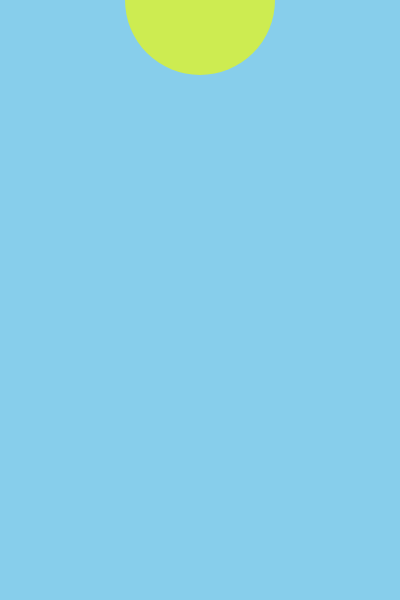
Frame 1 (no input)
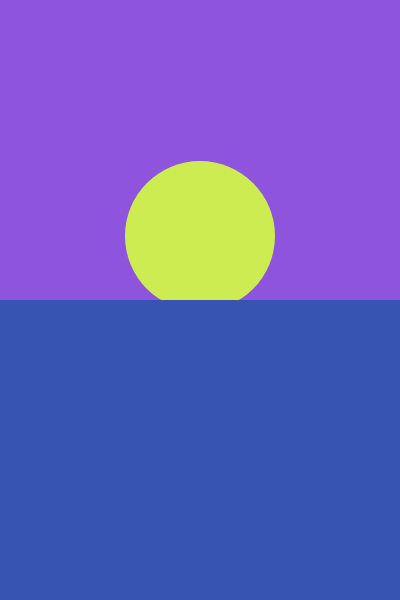
Frame 60 (no input)
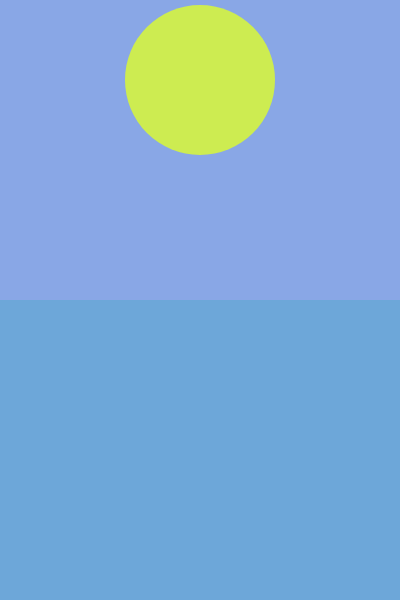
Frame 120 (the mouse pressed at the canvas centre since frame 60)

The p5.js sketch that drew these frames (run headless with seeded random() and noise() and a simulated clock; from frame 60 on, the mouse is pressed at the canvas centre):

// p5.js sketch
// ── sketch.js
let coloreMare1, coloreMare2; 
let coloreCielo1, coloreCielo2; 
let interpolazione = 0; // variabile per l'interpolazione
let ySole = 0;

function setup() {
  createCanvas(400, 600);

  coloreMare1 = color(135, 206, 235);// azzurro
  coloreMare2 = color(0, 0, 139);// blu scuro
  coloreCielo1 = color(135, 206, 235);// azzurro
  coloreCielo2 = color(148, 0, 211);// blu scuro

  frameRate(20);
}

function draw() {
  background(220);

  // calcolo il colore interpolato
  let coloreMare = lerpColor(coloreMare1, coloreMare2, interpolazione);
  let coloreCielo = lerpColor(coloreCielo1,coloreCielo2,interpolazione);

  noStroke();
  fill(coloreCielo);
  rect(0,0,400,300);

  fill("#cdec51ff");
  circle(200, ySole, 150);

  fill(coloreMare);
  rect(0,300,400,300);

  interpolazione += 0.01;
  if (interpolazione > 1) {
    interpolazione = 0; // ricomincia
    ySole=0;
  }

  ySole = ySole+  4;
}
